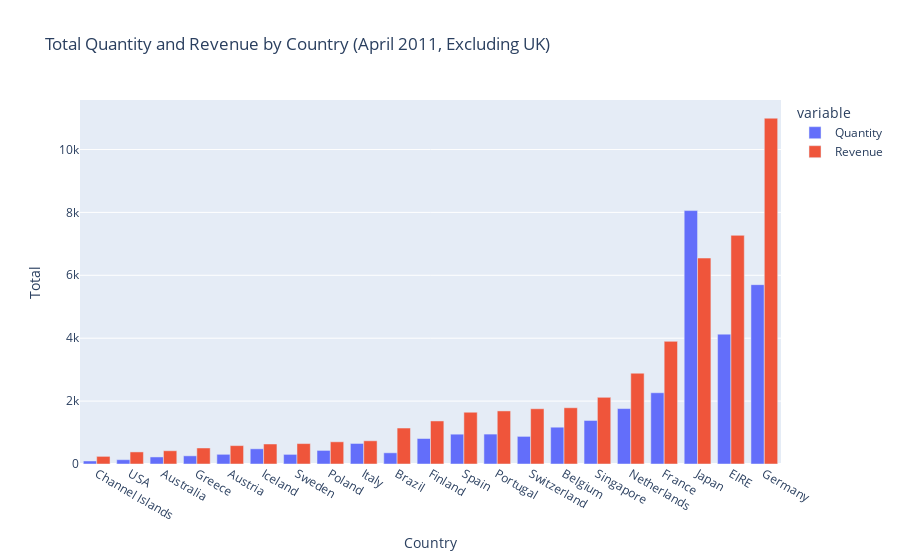

Notebook code for this chart:
### Code cell
filtered_data = retail_df[(retail_df['InvoiceDate'] >= '2011-04-01') & (retail_df['InvoiceDate'] <= '2011-04-30') & (retail_df['Country'] != 'United Kingdom')]

# Group the data by 'Country' and calculate the total quantity and revenue
grouped_data = filtered_data.groupby('Country').agg({'Quantity': 'sum', 'Revenue': 'sum'}).reset_index().sort_values(by='Revenue')

# Create an interactive bar chart using Plotly Express
fig = px.bar(grouped_data, x='Country', y=['Quantity', 'Revenue'],
             labels={'Quantity': 'Total Quantity', 'Revenue': 'Total Revenue'},
             title='Total Quantity and Revenue by Country (April 2011, Excluding UK)')

fig.update_layout(xaxis_title='Country', yaxis_title='Total', barmode='group')
fig.show()

### Figure 1 — Plotly figure (JSON) as saved in the notebook; plotly's stock layout.template omitted (floating-point values rounded to 4 significant figures)
{"data": [{"alignmentgroup": "True", "hovertemplate": "variable=Quantity<br>Country=%{x}<br>value=%{y}<extra></extra>", "legendgroup": "Quantity", "marker": {"color": "#636efa", "pattern": {"shape": ""}}, "name": "Quantity", "offsetgroup": "Quantity", "orientation": "v", "showlegend": true, "textposition": "auto", "type": "bar", "x": ["Channel Islands", "USA", "Australia", "Greece", "Austria", "Iceland", "Sweden", "Poland", "Italy", "Brazil", "Finland", "Spain", "Portugal", "Switzerland", "Belgium", "Singapore", "Netherlands", "France", "Japan", "EIRE", "Germany"], "xaxis": "x", "y": [96, 137, 224, 260, 308, 483, 306, 432, 653, 356, 810, 948, 951, 878, 1170, 1384, 1762, 2265, 8058, 4129, 5702], "yaxis": "y"}, {"alignmentgroup": "True", "hovertemplate": "variable=Revenue<br>Country=%{x}<br>value=%{y}<extra></extra>", "legendgroup": "Revenue", "marker": {"color": "#EF553B", "pattern": {"shape": ""}}, "name": "Revenue", "offsetgroup": "Revenue", "orientation": "v", "showlegend": true, "textposition": "auto", "type": "bar", "x": ["Channel Islands", "USA", "Australia", "Greece", "Austria", "Iceland", "Sweden", "Poland", "Italy", "Brazil", "Finland", "Spain", "Portugal", "Switzerland", "Belgium", "Singapore", "Netherlands", "France", "Japan", "EIRE", "Germany"], "xaxis": "x", "y": [243, 383.9, 421.6, 509.7, 584.8, 636.2, 649.1, 705.8, 737.8, 1144.0, 1369.0, 1646.0, 1688.0, 1757.0, 1788.0, 2119.0, 2887.0, 3899.0, 6548.0, 7270.0, 10990.0], "yaxis": "y"}], "layout": {"barmode": "group", "legend": {"title": {"text": "variable"}, "tracegroupgap": 0}, "title": {"text": "Total Quantity and Revenue by Country (April 2011, Excluding UK)"}, "xaxis": {"anchor": "y", "domain": [0, 1], "title": {"text": "Country"}}, "yaxis": {"anchor": "x", "domain": [0, 1], "title": {"text": "Total"}}}}
